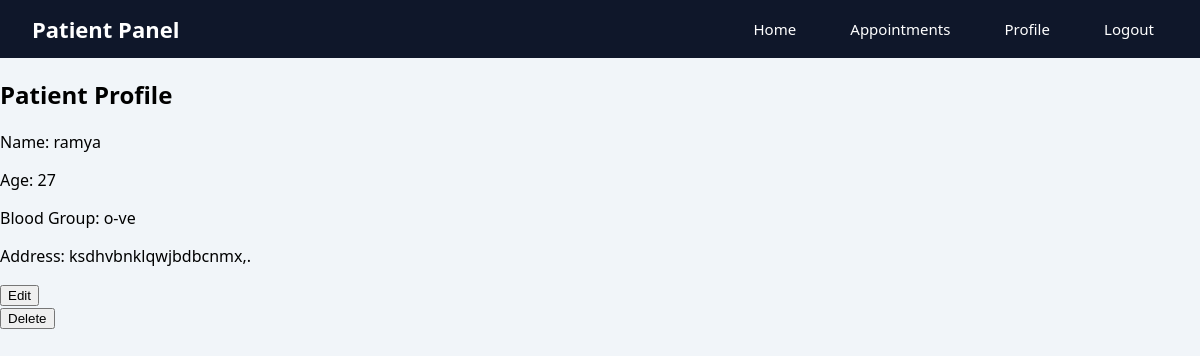
Page /patientsDashboard/1/profile/ on the committed database.
### app/models.py (models this page shows, shortened)
class Patient(models.Model):
    name = models.CharField(max_length=50)
    email = models.EmailField(unique=True)
    phNum = models.CharField(max_length=15)
    password = models.CharField(max_length=14)
    c_password = models.CharField(max_length=14)
    role = models.CharField(max_length=15)

class PatientProfile(models.Model):
    patient = models.OneToOneField(
        Patient,
        on_delete=models.CASCADE,
        related_name="profile"
    )
    age = models.IntegerField()
    blood_group = models.CharField(max_length=5)
    address = models.TextField()

### app/views.py (the view)
# urls.py: path("patientsDashboard/<int:id>/",patientsDashboard),
def patientsDashboard(req,id):
    LoggedINPatient=Patient.objects.get(id=id)
    profile = PatientProfile.objects.get(patient_id=LoggedINPatient)
    if "appointments" in req.path:
        template="patientsAppts2.html"
    elif "profile" in req.path:
        template="patientsProfile.html"
    else:
        template="patientsDashboard.html"
    return render(req,template,{"user":LoggedINPatient,"profile":profile})

### app/templates/patientsProfile.html (shortened to what this page needs)
{% extends "base.html" %}
{% block content %}
<h2>Patient Profile</h2>
<p>Name: {{ user.name }}</p>
<p>Age: {{ profile.age }}</p>
<p>Blood Group: {{ profile.blood_group }}</p>
<p>Address: {{ profile.address }}</p>
<button>Edit</button>
<form method="POST" action="{% url '_delete' user.id %}">
    <button type="submit">Delete</button>
</form>
{% endblock %}

### app/templates/base.html (shortened to what this page needs)
<!DOCTYPE html>
<html lang="en">
<head>
</head>
<body>
<div class="navbar">
    <h3>{{user.role}} Panel</h3>
    <div class="nav-links">
        {% if user.role == "Doctor" %}
        <a href="/doctorsDashboard/{{ user.id }}/">Home</a>
        <a href="/doctorsDashboard/{{ user.id }}/appointments/">Appointments</a>
        <a href="/doctorsDashboard/{{ user.id }}/profile/">Profile</a>
        {% elif user.role == "Patient" %}
        <a href="/patientsDashboard/{{ user.id }}/">Home</a>
        <a href="/patientsDashboard/{{ user.id }}/appointments/">Appointments</a>
        <a href="/patientsDashboard/{{ user.id }}/profile/">Profile</a>
        {% endif %}
        <a href="/logout/">Logout</a>
    </div>
</div>
{% block content %}
{% endblock %}
</body>
</html>

### app/templates/base.html (style rules this page uses)
* { box-sizing:border-box; }
body { margin:0; font-family: 'Segoe UI', Tahoma, Geneva, Verdana, sans-serif; background:#f1f5f9; }
.navbar { background:#0f172a; color:#fff; display:flex; justify-content:space-between; align-items:center; padding:14px 32px; }
.navbar h3 { margin:0; font-size:22px; }
.nav-links a { color:#fff; margin-left:22px; text-decoration:none; font-size:15px; padding:7px 14px; border-radius:6px; transition:.3s; }

### rows in the picture
Patient: role "Patient", name "ramya"
PatientProfile: age "27", blood_group "o-ve", address "ksdhvbnklqwjbdbcnmx,."
